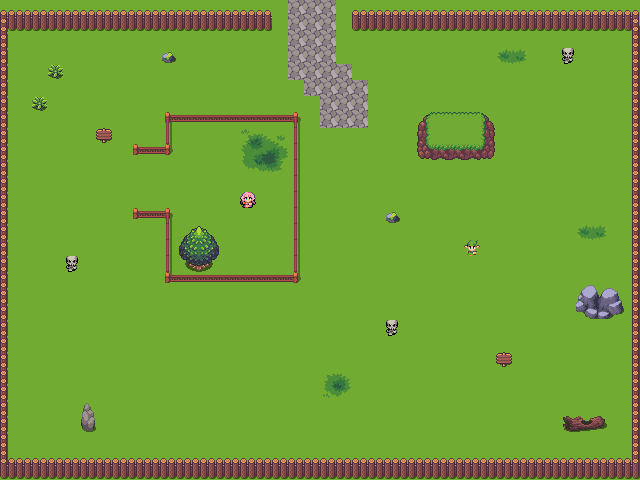

Rendered tile map (Tiled .tmx) drawn with the repository's tilesets; below, a short description and the map source with its tile grids summarised:
An orthogonal 40x30 tile map with 16x16 px tiles, 7 tile layers (terrain, plants, rocks, raised-ground, ...), 2 tilesets.

<map version="1.9" tiledversion="1.9.2" orientation="orthogonal" renderorder="right-down" width="40" height="30" tilewidth="16" tileheight="16" infinite="0" nextlayerid="9" nextobjectid="1">
 <editorsettings>
  <export target="testing-map.csv" format="csv" />
 </editorsettings>
 <tileset firstgid="1" name="tiny_atlas" tilewidth="16" tileheight="16" tilecount="2016" columns="63">
  <image source="../../graphics/tilesets/tiny_atlas.png" width="1023" height="513" />
 </tileset>
 <tileset firstgid="2017" source="tiny_atlas.tsx" />
 <layer id="7" name="terrain" width="40" height="30">
  <data>[1200 cells, 1200 non-empty, 2 distinct tile ids]</data>
 </layer>
 <layer id="2" name="plants" width="40" height="30">
  <data>[1200 cells, 31 non-empty, 28 distinct tile ids]</data>
 </layer>
 <layer id="3" name="rocks" width="40" height="30">
  <data>[1200 cells, 13 non-empty, 12 distinct tile ids]</data>
 </layer>
 <layer id="4" name="raised-ground" width="40" height="30">
  <data>[1200 cells, 15 non-empty, 9 distinct tile ids]</data>
 </layer>
 <layer id="5" name="extra" width="40" height="30">
  <data>[1200 cells, 2 non-empty, 1 distinct tile ids]</data>
 </layer>
 <layer id="6" name="fence" width="40" height="30">
  <data>[1200 cells, 239 non-empty, 21 distinct tile ids]</data>
 </layer>
 <layer id="8" name="charaters" width="40" height="30">
  <data>[1200 cells, 5 non-empty, 3 distinct tile ids]</data>
 </layer>
</map>